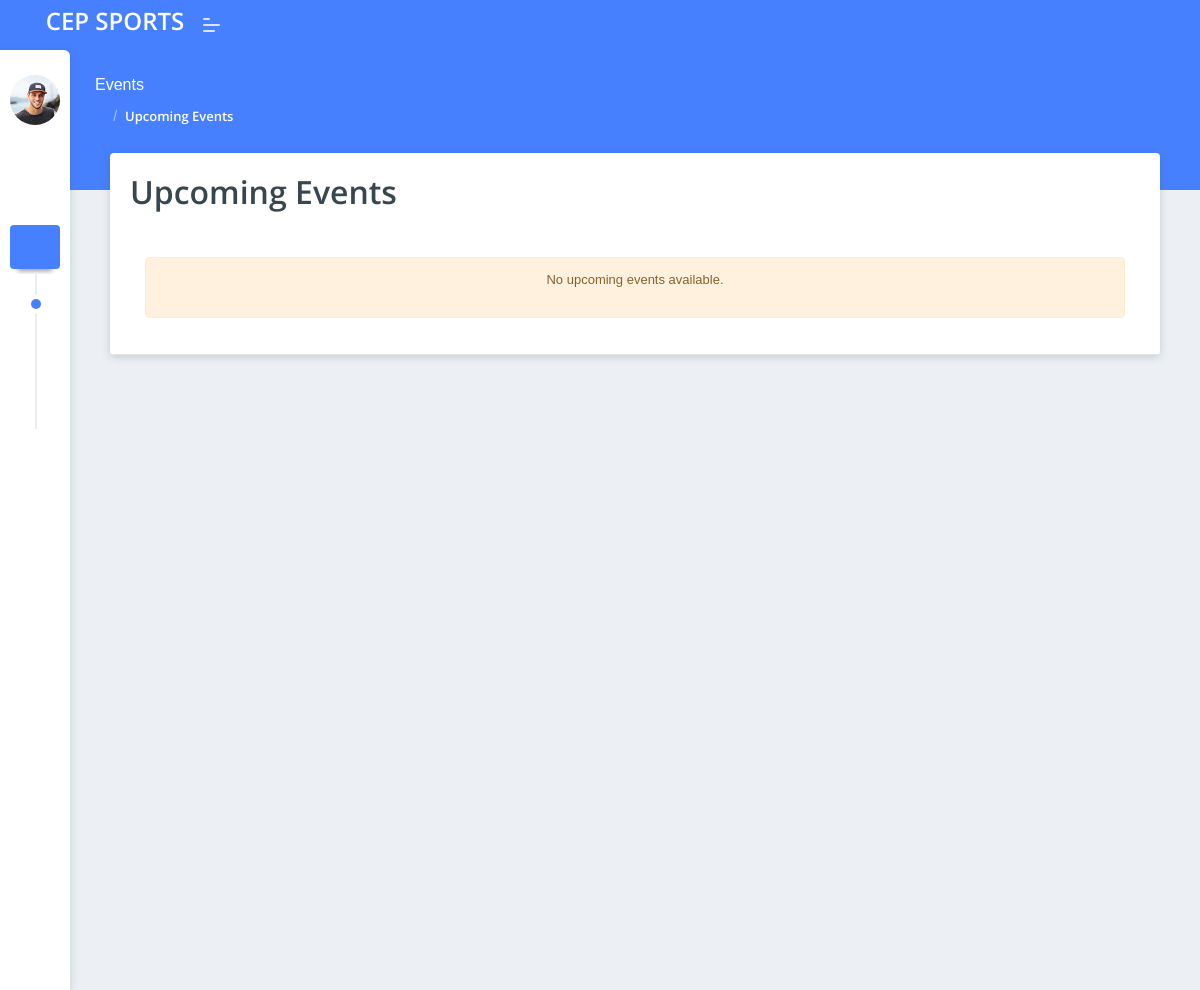
/student/upcoming_events/, run on an earlier commit of the app's database.
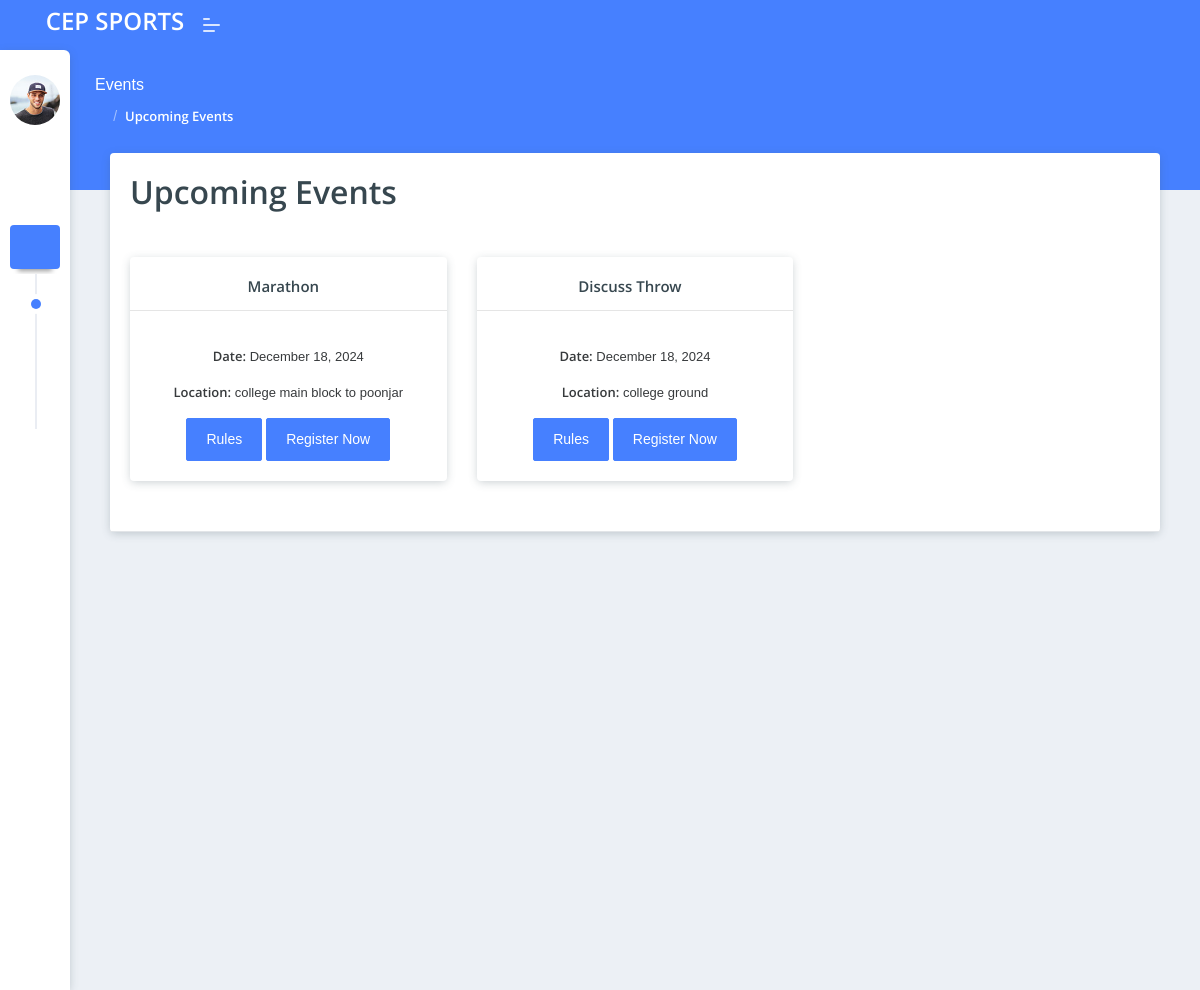
And on a later commit of the database.
### admin_panel/models.py (models this page shows, shortened)
class SportEvent(models.Model):
    title = models.CharField(max_length=255)
    description = models.TextField()
    date = models.DateField()
    time = models.TimeField()
    location = models.CharField(max_length=255)
    sport_type = models.CharField(max_length=50)
    remarks = models.TextField(blank=True, null=True)
    coordinator = models.ForeignKey(Coordinator, on_delete=models.CASCADE)

### student/views.py (the view)
# urls.py: path('upcoming_events/', views.upcoming_events, name='upcoming_events'),
def upcoming_events(request):
    events = SportEvent.objects.filter(date__gte=timezone.now()).order_by('date')
    return render(request, 'student/upcoming_events.html', {'events': events})

### student/templates/student/upcoming_events.html (shortened to what this page needs)
{% extends "student/base.html" %}
{% load static %}
{% block content %}
<div class="pcoded-main-container">
    <div class="pcoded-content">
        <div class="page-header">
            <div class="page-block">
                <div class="row align-items-center">
                    <div class="col-md-12">
                        <div class="page-header-title">
                            <h5 class="m-b-10">Events</h5>
                        </div>
                        <ul class="breadcrumb">
                            <li class="breadcrumb-item"><a href="{% url "student_dashboard" %}"><i class="feather icon-home"></i></a></li>
                            <li class="breadcrumb-item"><a href="#!">Upcoming Events</a></li>
                        </ul>
                    </div>
                </div>
            </div>
        </div>
        <div class="col-sm-12">
            <div class="card">
                <div class="card-header">
                  <h2 class="mb-4">Upcoming Events</h1>
                                    <br>
                            {% if events %}
                            <div class="row">
                                {% for event in events %}
                                <div class="col-md-5 col-xl-4">
                                    <div class="card text-center"  >
                                        <br>
                                        <h5 class="card-title">{{ event.title }}</h5>
                                        <hr>
                                        <div class="card-body">
                                            <p class="card-text"><strong>Date:</strong> {{ event.date|date:"F j, Y" }}</p>
                                            <p class="card-text"><strong>Location:</strong> {{ event.location }}</p>
                                            <a href="#" class="btn btn-primary" data-toggle="modal" data-target="#rulesModal" onclick="setEventRules('{{ event.description }}')">Rules</a>
                                            <a href="{% url "event_registration" event.id %}" class="btn btn-primary">Register Now</a>
                                        </div>
                                    </div>
                                </div>
                                {% endfor %}
                            </div>
                            {% else %}
                            <div class="col-md-12">
                                <div class="alert alert-warning text-center">
                                    <p>No upcoming events available.</p>
                                </div>
                            </div>
                            {% endif %}
                        </div>
                </div>
    </div>
</div>
{% endblock content %}

What changed in the data, as far as the page shows it:
added SportEvent: title "Marathon", date "December 18, 2024", location "college main block to poonjar"
added SportEvent: title "Discuss Throw", date "December 18, 2024", location "college ground"
Also different on the page:
text no longer shown: "No upcoming events available."
